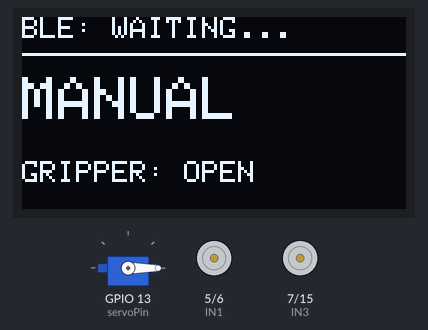
Simulated run of this program. Board: ESP32-S3. On the bench: 128×64 one-colour display, servo, motor-driver pin pairs drawn as motors (green arrow = first pin HIGH = forward, orange = second pin HIGH = backward, longer = more drive, scaled by the enable pin). Nothing arrives over Bluetooth unless stated; a phone connects over Bluetooth LE 3 s after start.

Above: at 0.1 s.
At 3.2 s:
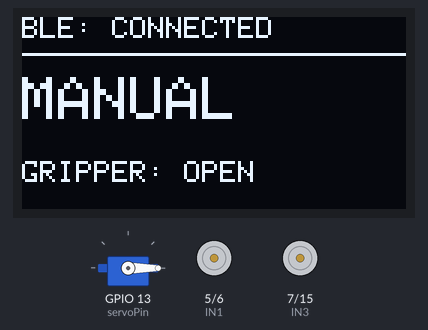

Measured:
- what the display in image 0 shows lasts 3.0 s, from 0.1 s to 3.1 s

The program:

main.cpp
```cpp
#include <Arduino.h>
#include <BLEDevice.h>
#include <BLEServer.h>
#include <BLEUtils.h>
#include <BLE2902.h>
#include <Wire.h>
#include <Adafruit_GFX.h>
#include <Adafruit_SSD1306.h>
#include <ESP32Servo.h>

// --- OLED Config ---
#define SCREEN_WIDTH 128
#define SCREEN_HEIGHT 64
#define OLED_RESET -1
#define OLED_SDA 11
#define OLED_SCL 12
Adafruit_SSD1306 display(SCREEN_WIDTH, SCREEN_HEIGHT, &Wire, OLED_RESET);

// --- L298N Motor Driver Pins ---
const int ENA = 4;
const int IN1 = 5;
const int IN2 = 6;
const int IN3 = 7;
const int IN4 = 15;
const int ENB = 16;

// --- 5-Channel IR Sensor Pins ---
const int IR1 = 17;
const int IR2 = 18;
const int IR3 = 8;
const int IR4 = 9;
const int IR5 = 10;

// --- Gripper Servo Config ---
Servo gripperServo;
const int servoPin = 13;
const int GRIPPER_OPEN_ANGLE = 0;
const int GRIPPER_CLOSED_ANGLE = 90;

// --- PWM Config ---
const int freq = 20000;
const int pwmChannelLeft = 0;
const int pwmChannelRight = 1;
const int pwmResolution = 8;

const int autoBaseSpeed = 155;
const int manualDriveSpeed = 200;

float Kp = 40.0;
float Ki = 0.0;
float Kd = 40.0;
float previousError = 0;
float integral = 0;

// --- State Machine & Thread-Safe Variables ---
enum RobotMode { MODE_MANUAL, MODE_AUTO };
volatile RobotMode currentMode = MODE_MANUAL;

volatile int targetLeftSpeed = 0;
volatile int targetRightSpeed = 0;
volatile bool isGripperClosed = false; // Toggled by Button 3

// Track states for OLED & Servo
RobotMode lastDisplayedMode = MODE_AUTO;
bool lastDisplayedBLE = true;
bool lastGripperState = true; // Force initial sync on boot

// --- BLE Configuration ---
#define SERVICE_UUID           "6E400001-B5A3-F393-E0A9-E50E24DCCA9E"
#define CHARACTERISTIC_UUID_RX "6E400002-B5A3-F393-E0A9-E50E24DCCA9E"
#define CHARACTERISTIC_UUID_TX "6E400003-B5A3-F393-E0A9-E50E24DCCA9E"

BLEServer *pServer = NULL;
BLECharacteristic *pTxCharacteristic;
bool deviceConnected = false;

// --- OLED Update Function ---
void updateOLED() {
  display.clearDisplay();
  display.setTextSize(1);
  display.setTextColor(SSD1306_WHITE);
  display.setCursor(0, 0);

  if (deviceConnected) display.println("BLE: CONNECTED");
  else display.println("BLE: WAITING...");

  display.drawLine(0, 12, 128, 12, SSD1306_WHITE);

  display.setCursor(0, 20);
  display.setTextSize(2);
  if (currentMode == MODE_MANUAL) display.println("MANUAL");
  else display.println("AUTO PID");

  display.setCursor(0, 48);
  display.setTextSize(1);
  if (isGripperClosed) display.println("GRIPPER: CLOSED");
  else display.println("GRIPPER: OPEN");

  display.display();
}

// --- Motor Control Helper ---
void setMotors(int leftSpeed, int rightSpeed) {
  leftSpeed = constrain(leftSpeed, -255, 255);
  rightSpeed = constrain(rightSpeed, -255, 255);

  if (leftSpeed >= 0) {
    digitalWrite(IN1, HIGH); digitalWrite(IN2, LOW);
  } else {
    digitalWrite(IN1, LOW); digitalWrite(IN2, HIGH);
    leftSpeed = -leftSpeed;
  }

  if (rightSpeed >= 0) {
    digitalWrite(IN3, HIGH); digitalWrite(IN4, LOW);
  } else {
    digitalWrite(IN3, LOW); digitalWrite(IN4, HIGH);
    rightSpeed = -rightSpeed;
  }

  ledcWrite(pwmChannelLeft, leftSpeed);
  ledcWrite(pwmChannelRight, rightSpeed);
}

// --- PID Line Following Function ---
void pidLineFollow() {
  int s1 = !digitalRead(IR1);
  int s2 = !digitalRead(IR2);
  int s3 = !digitalRead(IR3);
  int s4 = !digitalRead(IR4);
  int s5 = !digitalRead(IR5);
  int activeSensors = s1 + s2 + s3 + s4 + s5;

  if (activeSensors >= 4) {
    setMotors(0, 0);
    return;
  }

  float error = 0;
  if (activeSensors == 0) {
    if (previousError <= -1.0) { setMotors(-125, 125); return; }
    else if (previousError >= 1.0) { setMotors(125, -125); return; }
    else { error = previousError; }
  } else {
    float sum = (s1 * -2.0) + (s2 * -1.0) + (s3 * 0.0) + (s4 * 1.0) + (s5 * 2.0);
    error = sum / activeSensors;
  }

  float P = error;
  integral += error;
  integral = constrain(integral, -50.0, 50.0);
  float D = error - previousError;
  float pidValue = (Kp * P) + (Ki * integral) + (Kd * D);
  previousError = error;

  int currentBaseSpeed = autoBaseSpeed;
  if (error <= -1.0 || error >= 1.0) currentBaseSpeed = autoBaseSpeed - 35;

  setMotors(currentBaseSpeed + pidValue, currentBaseSpeed - pidValue);
}

// --- BLE Callbacks (Core 0) ---
class MyServerCallbacks: public BLEServerCallbacks {
    void onConnect(BLEServer* pServer) {
      deviceConnected = true;
      currentMode = MODE_MANUAL;
      targetLeftSpeed = 0;
      targetRightSpeed = 0;
    }
    void onDisconnect(BLEServer* pServer) {
      deviceConnected = false;
      currentMode = MODE_MANUAL;
      targetLeftSpeed = 0;
      targetRightSpeed = 0;
      pServer->startAdvertising();
    }
};

class MyCallbacks: public BLECharacteristicCallbacks {
    void onWrite(BLECharacteristic *pCharacteristic) {
      const uint8_t* rxData = pCharacteristic->getData();
      size_t rxLength = pCharacteristic->getLength();

      if (rxLength >= 4 && rxData[0] == '!' && rxData[1] == 'B') {
        char button = (char)rxData[2];
        char action = (char)rxData[3];

        // Button press events (action == '1')
        if (action == '1') {
          if (button == '1') {
            currentMode = MODE_MANUAL;
            targetLeftSpeed = 0; targetRightSpeed = 0;
            return;
          }
          else if (button == '2') {
            currentMode = MODE_AUTO;
            previousError = 0; integral = 0;
            return;
          }
          else if (button == '3') {
            // Toggle gripper open/closed on the same button
            isGripperClosed = !isGripperClosed;
            return;
          }
        }

        // Manual D-Pad Controls
        if (currentMode == MODE_MANUAL) {
          if (action == '0') {
            targetLeftSpeed = 0; targetRightSpeed = 0;
          }
          else if (action == '1') {
            switch (button) {
              case '5': targetLeftSpeed = manualDriveSpeed; targetRightSpeed = manualDriveSpeed; break;
              case '6': targetLeftSpeed = -manualDriveSpeed; targetRightSpeed = -manualDriveSpeed; break;
              case '7': targetLeftSpeed = -manualDriveSpeed; targetRightSpeed = manualDriveSpeed; break;
              case '8': targetLeftSpeed = manualDriveSpeed; targetRightSpeed = -manualDriveSpeed; break;
            }
          }
        }
      }
    }
};

void setup() {
  // 1. Instantly kill bootloader pins
  pinMode(IN1, OUTPUT); digitalWrite(IN1, LOW);
  pinMode(IN2, OUTPUT); digitalWrite(IN2, LOW);
  pinMode(IN3, OUTPUT); digitalWrite(IN3, LOW);
  pinMode(IN4, OUTPUT); digitalWrite(IN4, LOW);
  pinMode(ENA, OUTPUT); digitalWrite(ENA, LOW);
  pinMode(ENB, OUTPUT); digitalWrite(ENB, LOW);

  Wire.begin(OLED_SDA, OLED_SCL);
  if(display.begin(SSD1306_SWITCHCAPVCC, 0x3C)) {
    display.clearDisplay();
    display.setTextSize(1);
    display.setTextColor(SSD1306_WHITE);
    display.setCursor(0, 20);
    display.println("System Booting...");
    display.display();
  }

  // 2. Motor PWM (Uses Timer 0 via Channels 0 & 1)
  ledcSetup(pwmChannelLeft, freq, pwmResolution);
  ledcAttachPin(ENA, pwmChannelLeft);
  ledcSetup(pwmChannelRight, freq, pwmResolution);
  ledcAttachPin(ENB, pwmChannelRight);

  // 3. Gripper Servo (Use Timer 2 so it never conflicts with Motor Timer 0)
  ESP32PWM::allocateTimer(2);
  gripperServo.setPeriodHertz(50);
  gripperServo.attach(servoPin, 500, 2400);
  gripperServo.write(GRIPPER_OPEN_ANGLE);

  pinMode(IR1, INPUT); pinMode(IR2, INPUT); pinMode(IR3, INPUT);
  pinMode(IR4, INPUT); pinMode(IR5, INPUT);

  setMotors(0, 0);

  BLEDevice::init("ESP32-S3-Robot");
  pServer = BLEDevice::createServer();
  pServer->setCallbacks(new MyServerCallbacks());
  BLEService *pService = pServer->createService(SERVICE_UUID);
  pTxCharacteristic = pService->createCharacteristic(CHARACTERISTIC_UUID_TX, BLECharacteristic::PROPERTY_NOTIFY);
  pTxCharacteristic->addDescriptor(new BLE2902());
  BLECharacteristic *pRxCharacteristic = pService->createCharacteristic(CHARACTERISTIC_UUID_RX, BLECharacteristic::PROPERTY_WRITE);
  pRxCharacteristic->setCallbacks(new MyCallbacks());
  pService->start();
  pServer->getAdvertising()->start();
}

void loop() {
  // 1. Update Servo only when toggled
  if (isGripperClosed != lastGripperState) {
    if (isGripperClosed) {
      gripperServo.write(GRIPPER_CLOSED_ANGLE);
    } else {
      gripperServo.write(GRIPPER_OPEN_ANGLE);
    }
    lastGripperState = isGripperClosed;
    updateOLED();
  }

  // 2. Update OLED if Mode or BLE status changed
  if (currentMode != lastDisplayedMode || deviceConnected != lastDisplayedBLE) {
    updateOLED();
    lastDisplayedMode = currentMode;
    lastDisplayedBLE = deviceConnected;
  }

  // 3. Run Robot Logic
  if (currentMode == MODE_AUTO) {
    pidLineFollow();
    delay(5);
  } else {
    setMotors(targetLeftSpeed, targetRightSpeed);
    delay(20);
  }
}
```
